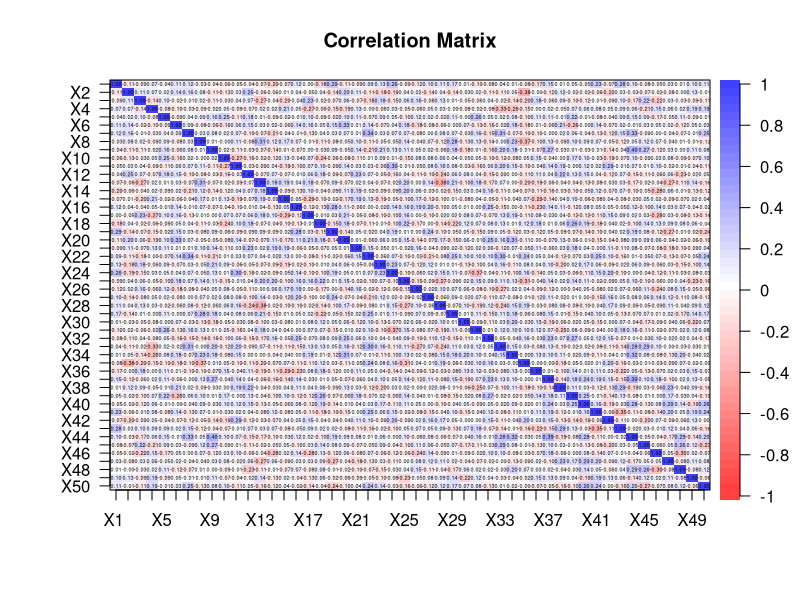
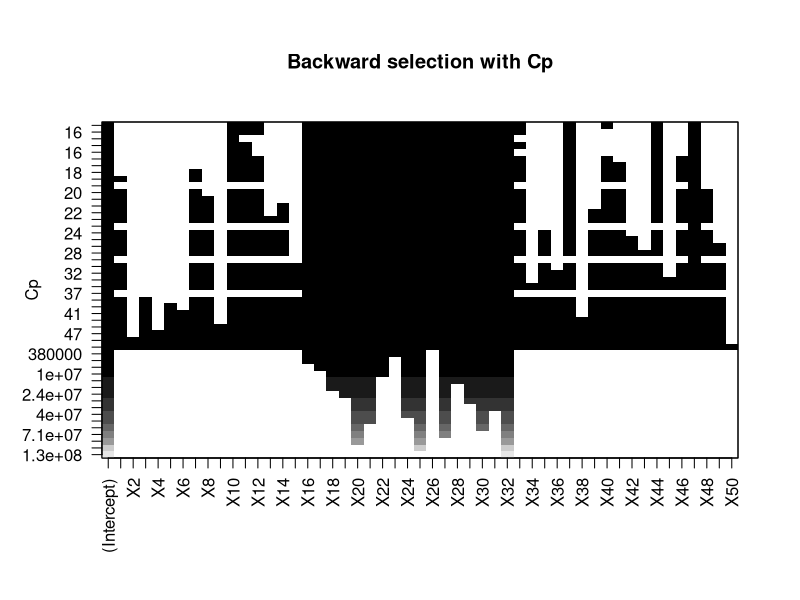
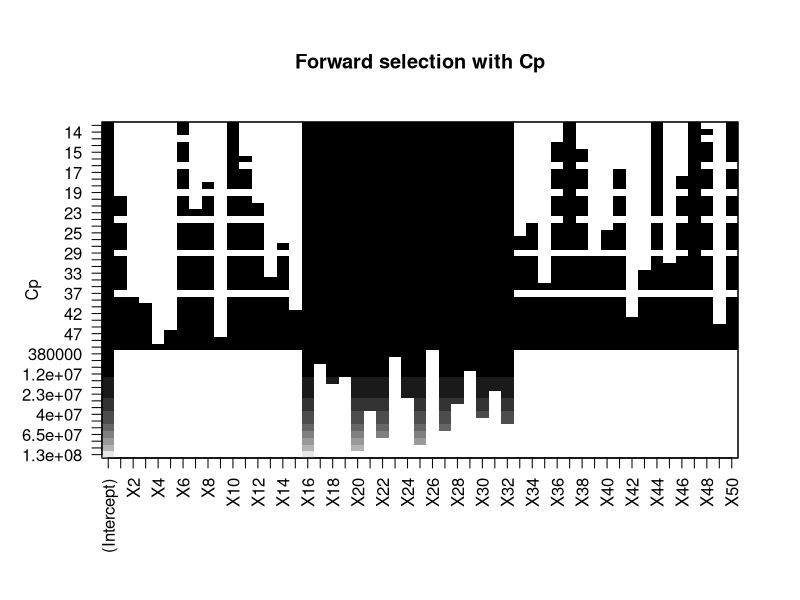
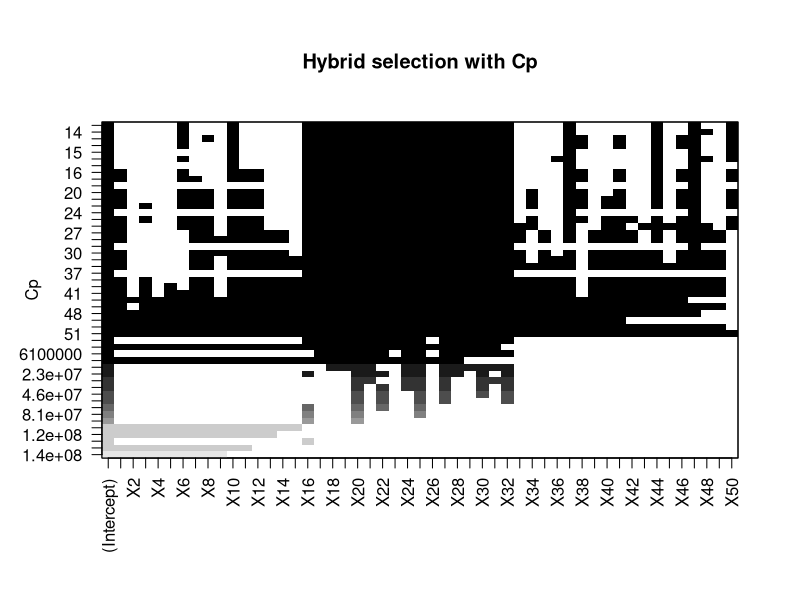
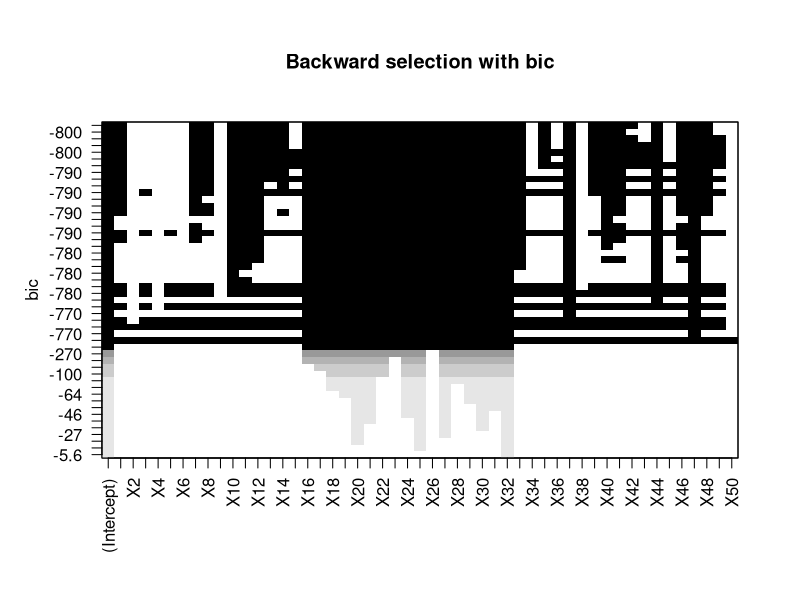
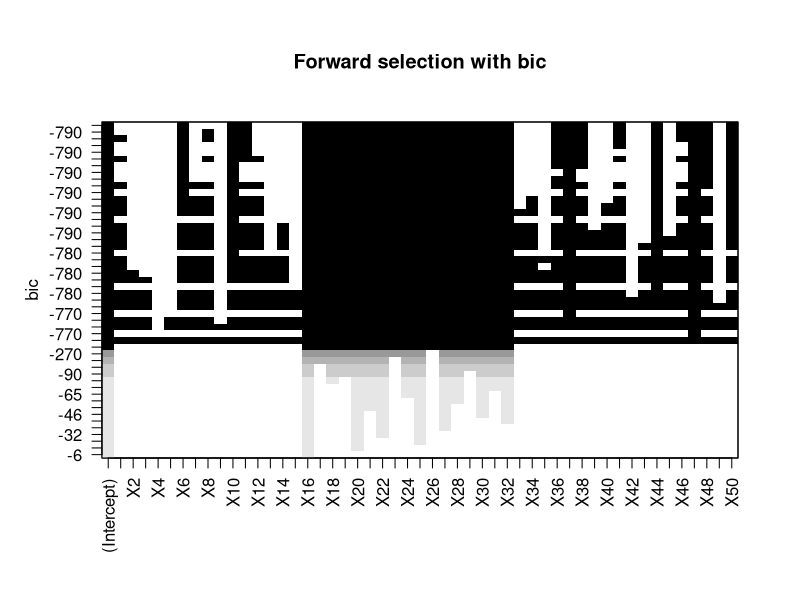
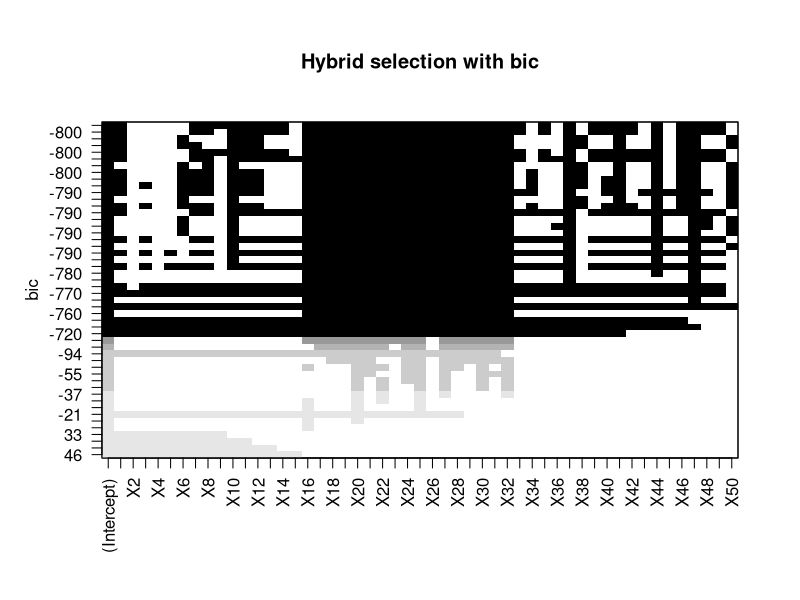
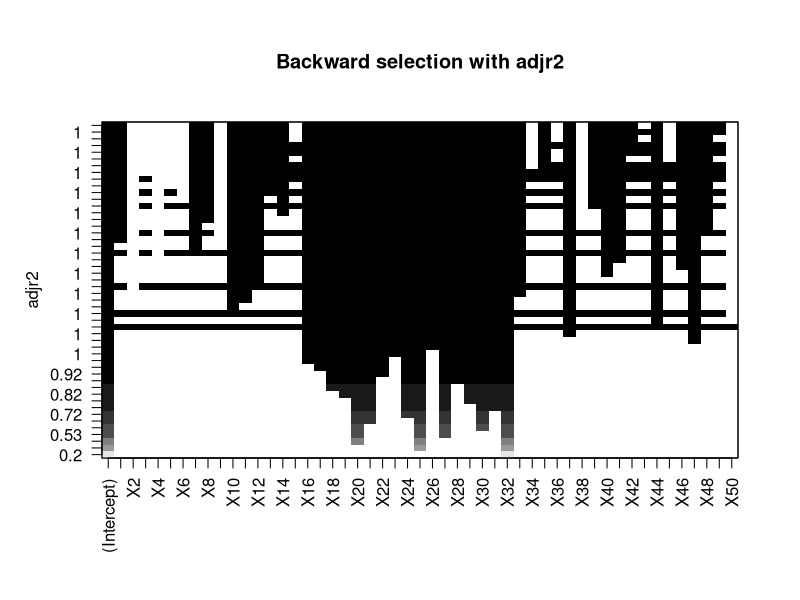

Generate these figures, in order, with R:
####################################################
####################### Setup ######################
####################################################
library(glmnet)   # Load the "glmnet" package
library(plotmo)   # Load the "plotmo" package
library(corrplot) # Load the "corrplot" package
library(psych)    # Load the "psych" package
library(leaps)    # Load the "leaps" package for BSS and stepwise
library(car)      # Load the "car" package for Variance Inflation Factor (VIF) calculation

# Load the dataset
data <- read.csv("RegressionDataset_DA_group1.csv", header = T, na.strings = "?")

head(data)
data <- na.omit(data) # Remove rows with missing values

set.seed(2023)        # Use a fixed seed for reproducibility of the experiment

# Save "Y" values in "y" and all values except for "Y" in "x"
x <- model.matrix(Y ~ ., data)[, -1] # Save all values except for "Y"
y <- data$Y # Save "Y" values

train <- sample(1:nrow(x), 0.8 * nrow(x)) # Sample 80% of the data for training set
test <- (-train)  # The remaining data will be the test set
y.test <- y[test] # Save test set "Y" values

# Parameters
n <- nrow(data[train, ]) # Number of observations in the training set
p <- ncol(x[train, ])    # Number of regressors

####################################################
############### Preliminary analysis ###############
####################################################

############### Correlation Matrix #################
dev.new()
corData <- round(cor(x), digits = 2) # Calculate the correlation matrix of x and round the values to 2 decimal places
# Uncomment the next line to save the plot as a PDF file
# pdf(file="corr.pdf", width=26, height=15)
corPlot(corData, cex = 0.22, show.legend = TRUE, main = "Correlation Matrix") # Plot the correlation matrix with specified font size and display legend
# dev.off()

####################################################
################## Linear Model ####################
####################################################
lm.mod <- lm(Y ~ ., data = data[train, ]) # Fit a linear regression model to the data, using all variables in training set
summary(lm.mod) # Get the summary of the model
lm.predict <- predict(lm.mod, newdata = (data[test, ])) # Make predictions using the model on the test data
lm.coef <- coef(lm.mod) # Get the coefficients of the model

####################### Test ######################
lm.mse <- mean((lm.predict - y[test])^2) # Calculate the mean squared error between the predicted values and the actual values in the test data
lm.mse # Display the mean squared error

################### Print Results ##################
lm.predictors <- round(lm.coef / 100, digits = 0) # Round the values in bwd.coef and divide by 100, with 0 decimal places
intToUtf8(lm.predictors) # Convert the values in bwd.predictors to UTF-8 encoded integers

# vif(lm.mod) # verifica la collinearità dei dati #CANCELLARE?????????

####################################################
###################### BSS #########################
####################################################
# The following code performs BSS, which is computationally inefficient, however, since it both has a p
# approximately greater than 30 
# full.regfit <- regsubsets(Y ~ ., nvmax = variables_selected, data = data[train, ], really.big = T)
# summary(full.regfit)

####################################################
################### Stepwise #######################
####################################################
# The following code performs forward, backward, and hybrid selection on the training data 
# using the 'regsubsets' function from the 'leaps' package. 
# The function returns the best subset of predictors for each method of selection.
# The performance of each method is evaluated by computing the mean squared error (MSE) 
# between the predicted values and the actual values of the response variable on the test data.
# Finally, the coefficients of the best models are rounded to the nearest 100 and converted to UTF-8 format.

################# Forward selection ################
fwd.regfit <- regsubsets(Y ~ ., data = data[train, ], nvmax = p, method = "forward") # Forward selection on the training data
summary(fwd.regfit) # Summary of the results of forward selection

################# Backward selection ################
bwd.regfit <- regsubsets(Y ~ ., data = data[train, ], nvmax = p, method = "backward") # Backward selection on the training data
summary(bwd.regfit) # Summary of the results of forward selection

################# Hybrid selection ################
hyb.regfit <- regsubsets(Y ~ ., data = data[train, ], nvmax = p, method = "seqrep") # Hybrid selection on the training data
summary(hyb.regfit) # Summary of the results of forward selection

####################### Test ######################
test.mat <- model.matrix(Y ~ ., data = data[test, ]) #Model matrix for the test data

############ Test on backward selection ############
# The following lines evaluate the performance of the best model obtained from backward selection
val.errors <- rep(NA, p) # Creates a vector of NA values with length 'p' to store the MSE values for each model

for (i in 1:p) {
  coefi <- coef(bwd.regfit, id = i)           # Extracts the coefficients for the i-th model obtained from backward selection
  pred <- test.mat[, names(coefi)] %*% coefi  # Computes the predicted values for the response variable
  val.errors[i] <- mean((y[test] - pred)^2)   # Computes the MSE for the i-th model and stores it in the 'val.errors' vector
}

min <- which.min(val.errors) # Index of the minimum MSE value
bwd.mse <- val.errors[min]   # Stores the minimum MSE value in 'bwd.mse'
bwd.coef <- coef(bwd.regfit, min) # Extracts the coefficients for the best model obtained from backward selection

########### Test on forward selection ###########
# The following lines evaluate the performance of the best model obtained from forward selection
val.errors <- rep(NA, p) # Creates a vector of NA values with length 'p' to store the MSE values for each model

for (i in 1:p) {
  coefi <- coef(fwd.regfit, id = i)           # Extracts the coefficients for the i-th model obtained from forward selection
  pred <- test.mat[, names(coefi)] %*% coefi  # Computes the predicted values for the response variable
  val.errors[i] <- mean((y[test] - pred)^2)   # Computes the MSE for the i-th model and stores it in the 'val.errors' vector
}

min <- which.min(val.errors) # Index of the minimum MSE value
fwd.mse <- val.errors[min]   # Stores the minimum MSE value in 'fwd.mse'
fwd.coef <- coef(fwd.regfit, which.min(val.errors)) # Extracts the coefficients for the best model obtained from forward selection

############ Test on hybrid selection ############
# The following lines evaluate the performance of the best model obtained from hybrid selection
val.errors <- rep(NA, p) # Creates a vector of NA values with length 'p' to store the MSE values for each model

for (i in 1:p) {
  coefi <- coef(hyb.regfit, id = i)           # Extracts the coefficients for the i-th model obtained from hybrid selection
  pred <- test.mat[, names(coefi)] %*% coefi  # Computes the predicted values for the response variable
  val.errors[i] <- mean((y[test] - pred)^2)   # Computes the MSE for the i-th model and stores it in the 'val.errors' vector
}

# The best model is the one that contains which.min(val.errors) (ten in the book) variables.
min <- which.min(val.errors) # Index of the minimum MSE value
hyb.mse <- val.errors[min] # Stores the minimum MSE value in 'hyb.mse'
hyb.coef <- coef(hyb.regfit, which.min(val.errors)) # Extracts the coefficients for the best model obtained from hybrid selection

######################## Plot ########################

###### LI LASCIAMO???????????????????????!!!!
dev.new()
# pdf(file="backward_cp_v20.pdf", width=20, height=10)
plot(bwd.regfit, scale = "Cp")
title("Backward selection with Cp")
# dev.off()

dev.new()
# pdf(file="forward_cp_v20.pdf", width=20, height=10)
plot(fwd.regfit, scale = "Cp")
title("Forward selection with Cp")
# dev.off()

dev.new()
# pdf(file="hybrid_cp_v20.pdf", width=20, height=10)
plot(hyb.regfit, scale = "Cp")
title("Hybrid selection with Cp")
# dev.off()

dev.new()
# pdf(file="backward_bic_v20.pdf", width=20, height=10)
plot(bwd.regfit, scale = "bic")
title("Backward selection with bic")
# dev.off()

dev.new()
# pdf(file="forward_bic_v20.pdf", width=20, height=10)
plot(fwd.regfit, scale = "bic")
title("Forward selection with bic")
# dev.off()

dev.new()
# pdf(file="hybrid_bic_v20.pdf", width=20, height=10)
plot(hyb.regfit, scale = "bic")
title("Hybrid selection with bic")
# dev.off()

dev.new()
# pdf(file="backward_adjr_v20.pdf", width=20, height=10)
plot(bwd.regfit, scale = "adjr2")
title("Backward selection with adjr2")
# dev.off()

dev.new()
# pdf(file="forward_adjr_v20.pdf", width=20, height=10)
plot(fwd.regfit, scale = "adjr2")
title("Forward selection with adjr2")
# dev.off()

dev.new()
# pdf(file="hybrid_adjr_v20.pdf", width=20, height=10)
plot(hyb.regfit, scale = "adjr2")
title("Hybrid selection with adjr2")
# dev.off()

################### Print Results ##################
bwd.predictors <- round(bwd.coef / 100, digits = 0) # Round the values in bwd.coef and divide by 100, with 0 decimal places
intToUtf8(bwd.predictors) # Convert the values in bwd.predictors to UTF-8 encoded integers

fwd.predictors <- round(fwd.coef / 100, digits = 0) # Round the values in fwd.coef and divide by 100, with 0 decimal places
intToUtf8(fwd.predictors) # Convert the values in fwd.predictors to UTF-8 encoded integers

hyb.predictors <- round(hyb.coef / 100, digits = 0) # Round the values in hyb.coef and divide by 100, with 0 decimal places
intToUtf8(hyb.predictors) # Convert the values in hyb.predictors to UTF-8 encoded integers

####################################################
###################### Ridge #######################
####################################################
grid <- 10^seq(5, -2, length = 1000) # Define a sequence of 1000 numbers logarithmically spaced between 10^5 and 10^-2

# Use the argument alpha = 0 to perform ridge
ridge.mod <- glmnet(x[train, ], y[train], alpha = 0, lambda = grid) # Fit a ridge regression model with alpha=0 and the grid of lambda values defined earlier

dev.new()
plot_glmnet(ridge.mod, xvar = "lambda") # Plot the ridge regression model, with x-axis as log lambda

# Perform 10-fold cross-validation to determine the best lambda value for the ridge model
cv.out <- cv.glmnet(x[train, ], y[train], alpha = 0, lambda = grid)

dev.new()
plot(cv.out) # Plot the cross-validation results

bestlam <- cv.out$lambda.min # Get the best lambda value from cross-validation

ridge.pred <- predict(ridge.mod, s = bestlam, newx = x[test, ]) # Calculate the predictions using the best lambda value
ridge.mse <- mean((ridge.pred - y[test])^2) # Calculate the mean squared error of the predictions on test set
ridge.mse # Print the mean squared error

ridge.out <- glmnet(x, y, alpha = 0, lambda = grid) # Fit the ridge regression model to the entire data set
ridge.coef <- predict(ridge.out, type = "coefficients", s = bestlam)[1:p + 1, ] # Get the coefficients for the best lambda value
ridge.coef # Print the coefficients

dev.new()
plot_glmnet(ridge.out, xvar = "lambda") # Plot the ridge regression model for the entire data set

################### Print Results ##################
# Round the coefficients and convert to utf-8 format
ridge.predictors <- round(ridge.coef / 100, digits = 0)
intToUtf8(ridge.predictors)

####################################################
###################### LASSO #######################
####################################################
grid <- 10^seq(5, -2, length = 1000) # Define a sequence of 1000 numbers logarithmically spaced between 10^5 and 10^-2

# use the argument alpha = 1 to perform lasso
lasso.mod <- glmnet(x[train, ], y[train], alpha = 1, lambda = grid) # Fit a lasso regression model with alpha=1 and the grid of lambda values defined earlier

dev.new()
plot(lasso.mod, label = T) # Plot the model fit to the training data as a function of L1 norm

dev.new()
plot_glmnet(lasso.mod, xvar = "lambda") # Plot the model fit to the training data as a function of log lambda using plot_glmnet() function

# Perform 10-fold cross-validation to determine the best lambda value for the lasso model
cv.out <- cv.glmnet(x[train, ], y[train], alpha = 1, lambda = grid)

dev.new()
plot(cv.out) # Plot the cross-validation results

bestlam <- cv.out$lambda.1se # Determine the best lambda value based on the cross-validation results, we choose the 1se to select
                             # the most parsimonious model with low error 
# bestlam <- cv.out$lambda.min # If you want the minimum only based on MSE

lasso.pred <- predict(lasso.mod, s = bestlam, newx = x[test, ]) # Use the best lambda value to make predictions on the test data
lasso.mse <- mean((lasso.pred - y[test])^2) # Calculate the mean squared error of the predictions on the test data
lasso.mse # Print the mean squared error

lasso.out <- glmnet(x, y, alpha = 1, lambda = grid) # Fit the lasso model to the entire data set
lasso.coef <- predict(lasso.out, type = "coefficients", s = bestlam)[1:p + 1, ] # Extract coefficients
lasso.coef # Print the coefficient values
lasso.coef[lasso.coef != 0] # Print the non-zero coefficient values
cat("Number of coefficients equal to 0:", sum(lasso.coef == 0), "\n") # Print the number of coefficients equal to 0

dev.new()
plot_glmnet(lasso.out, xvar = "lambda") # Plot the lasso model fit to the entire data set as a function of log lambda using plot_glmnet() function

################### Print Results ##################
# Round the coefficient values to the nearest 100 and convert the result to UTF-8
lasso.predictors <- round(lasso.coef / 100, digits = 0)
intToUtf8(lasso.predictors)

####################################################
################### Elastic Net ####################
####################################################
enet.mod <- glmnet(x[train, ], y[train], alpha = 0.1, lambda = grid) # Fit the Elastic Net Model with an alpha value of 0.1
enet.pred <- predict(enet.mod, s = 0.1, newx = x[test, ]) # Predict using the fitted model and a lambda value of 0.1
min <- mean((enet.pred - y.test)^2) # Calculate the mean squared error
def.alp <- 0 # Initialize default alpha value

# Loop through different alpha values from 0.5 to 0.9 with a step of 0.05
# This loop is more towards the lasso side since it's not recommended to apply ridge for highly uncorrelated data
for (alp in seq(0.5, 0.9, by = 0.05)) {
  enet.mod <- glmnet(x[train, ], y[train], alpha = alp, lambda = grid) # Fit the Elastic Net Model with the current alpha value
  cv.out <- cv.glmnet(x[train, ], y[train], alpha = alp, lambda = grid) # Perform cross-validation to find the best lambda value
  enet.bestlam <- cv.out$lambda.min # Get the best lambda value
  
  enet.pred <- predict(enet.mod, s = enet.bestlam, newx = x[test, ]) # Predict using the fitted model and the best lambda value
  enet.mse <- mean((enet.pred - y.test)^2) # Calculate the mean squared error
  
  # If the current mean squared error is lower than the minimum mean squared error, update the minimum and default alpha value
  if (enet.mse < min) {
    min <- enet.mse
    def.alp <- alp
  }
}

# Fit the Elastic Net Model with the best default alpha value
enet.mod <- glmnet(x[train, ], y[train], alpha = def.alp, lambda = grid)
# Plot the fitted model
dev.new()
plot(enet.mod, label = T)
dev.new()
plot(enet.mod, label = T, xvar = "lambda")
plot_glmnet(enet.mod, xvar = "lambda")

cv.out <- cv.glmnet(x[train, ], y[train], alpha = def.alp, lambda = grid) # Perform cross-validation

# Plot the cross-validation results
dev.new()
plot(cv.out)

enet.bestlam <- cv.out$lambda.min # Get the best lambda value

enet.pred <- predict(enet.mod, s = enet.bestlam, newx = x[test, ]) # Predict using the fitted model and the best lambda value
enet.mse <- mean((enet.pred - y.test)^2) # Calculate the mean squared error

enet.coef <- predict(enet.mod, type = "coefficients", s = enet.bestlam)[1:p+1, ] # Get the coefficients for the fitted model with the best lambda value

################### Print Results ##################
# Finally, we took the vector with the best predictors estimate, we diveded by 100 and and we make the conversation in ASCII.
enet.predictors <- round(enet.coef / 100, digits = 0)
intToUtf8(enet.predictors)

####################################################
################# Print all MSE ###################
####################################################
# Finally, we print all calculated MSE values to evaluate the best technique
lm.mse
fwd.mse
bwd.mse
hyb.mse
lasso.mse
ridge.mse
enet.mse
